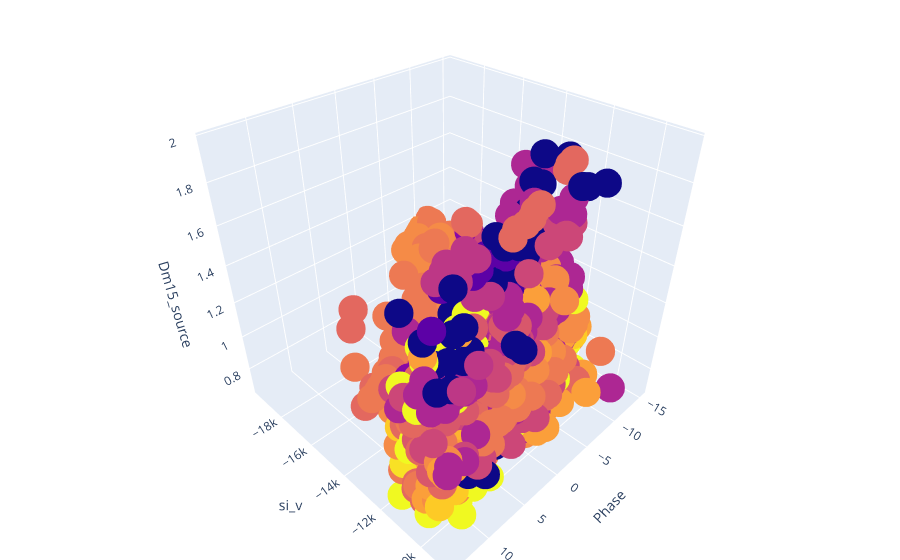

Notebook cell for this chart:
### Code cell
# Configure the plot with training dataset.
plot_training_trace = go.Scatter3d(
    x=x_train[:, 0].flatten(),
    y=x_train[:, 1].flatten(),
    z=y_train.flatten(),
    name='Training Set',
    mode='markers',
    marker={
        'size': 10,
        'opacity': 1,
        'color': colors,
        'line': {
            'color': colors,
            'width': 1
        },
    }
)

# Configure the plot with test dataset.
# plot_test_trace = go.Scatter3d(
#     x=x_test[:, 0].flatten(),
#     y=x_test[:, 1].flatten(),
#     z=y_test.flatten(),
#     name='Test Set',
#     mode='markers',
#     marker={
#         'size': 10,
#         'opacity': 1,
#         'line': {
#             'color': 'rgb(255, 255, 255)',
#             'width': 1
#         },
#     }
# )

# Configure the layout.
plot_layout = go.Layout(
    title='Date Sets',
    scene={
        'xaxis': {'title': input_param_name_1},
        'yaxis': {'title': input_param_name_2},
        'zaxis': {'title': output_param_name} 
    },
    margin={'l': 0, 'r': 0, 'b': 0, 't': 0}
)

# plot_data = [plot_training_trace, plot_test_trace]
plot_data = [plot_training_trace]

plot_figure = go.Figure(data=plot_data, layout=plot_layout)

# Render 3D scatter plot.
plotly.offline.iplot(plot_figure)

### Figure 1 — Plotly figure (JSON) as saved in the notebook; plotly's stock layout.template omitted (floating-point values rounded to 4 significant figures; data arrays with more than 128 entries replaced by an {"elided": "..."} marker saying what was removed)
{"data": [{"marker": {"color": {"elided": "1218x4 float values"}, "line": {"color": {"elided": "1218x4 float values"}, "width": 1}, "opacity": 1, "size": 10}, "mode": "markers", "name": "Training Set", "type": "scatter3d", "x": {"elided": "1218 float values"}, "y": {"elided": "1218 float values"}, "z": {"elided": "1218 float values"}}], "layout": {"margin": {"b": 0, "l": 0, "r": 0, "t": 0}, "scene": {"xaxis": {"title": {"text": "Phase"}}, "yaxis": {"title": {"text": "si_v"}}, "zaxis": {"title": {"text": "Dm15_source"}}}, "title": {"text": "Date Sets"}}}
